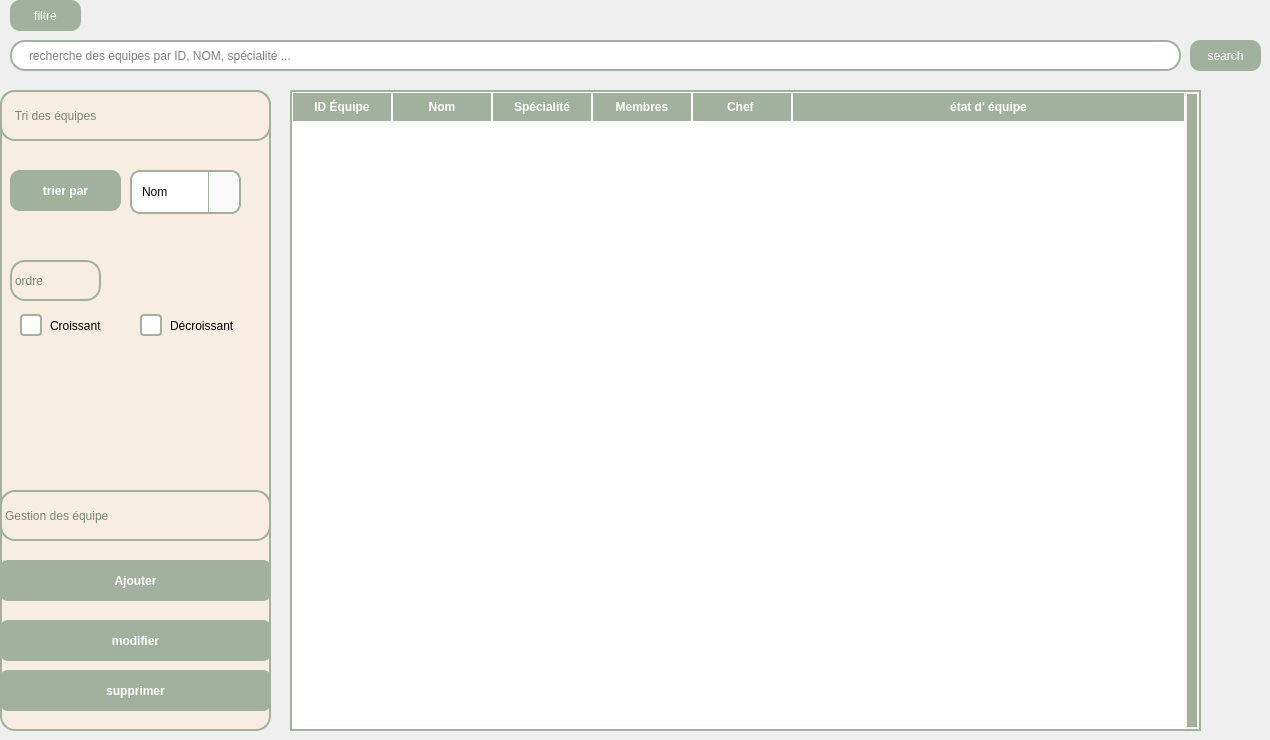
    <widget class="QWidget" name="page_rech">
     <widget class="QLineEdit" name="lineEdit">
      <property name="geometry">
       <rect>
        <x>10</x>
        <y>40</y>
        <width>1171</width>
        <height>31</height>
       </rect>
      </property>
      <property name="styleSheet">
       <string notr="true">QLineEdit {
    background-color: white;
    border: 2px solid rgb(161, 177, 158);
    border-radius: 15px;
    color: black; /* This is the text you type */
    padding: 5px 15px;
    font: 700 10pt &quot;Segoe UI&quot;;
    min-width: 550px; /* Essential to show your long placeholder text */
}

QLineEdit:focus {
    border: 2px solid black;
}

/* This styles the 'recherche des equipes...' text before you type */
QLineEdit::placeholder {
    color: #666666; /* Dark grey placeholder */
    font-style: italic;
    font-weight: 400;
}</string>
      </property>
      <property name="text">
       <string/>
      </property>
      <property name="placeholderText">
       <string>recherche des equipes par ID, NOM, spécialité ...</string>
      </property>
     </widget>
     <widget class="QPushButton" name="pushButton_19">
      <property name="geometry">
       <rect>
        <x>10</x>
        <y>0</y>
        <width>71</width>
        <height>31</height>
       </rect>
      </property>
      <property name="styleSheet">
       <string notr="true">QPushButton {
    background-color: #A1B19E; /* Your green */
    color: white;
    border-radius: 10px;      /* This rounds the corners */
    padding: 5px 15px;        /* Adds space inside so text doesn't touch the edge */
    border: none;
}

QPushButton:hover {
    background-color: #8E9E8B; /* Darkens when you hover over it */
}</string>
      </property>
      <property name="text">
       <string>filtre</string>
      </property>
     </widget>
     <widget class="QTableWidget" name="tableWidget">
      <property name="geometry">
       <rect>
        <x>290</x>
        <y>90</y>
        <width>911</width>
        <height>641</height>
       </rect>
      </property>
      <property name="styleSheet">
       <string notr="true">QTableWidget {
    background-color: white;
    color: black;
    gridline-color: #A1B19E;
    border: 2px solid #A1B19E;
    font: 10pt &quot;Segoe UI&quot;;
}

QHeaderView::section {
    background-color: #A1B19E;
    color: white;
    font-weight: bold;
    padding: 5px;
    border: 1px solid white;
}
/* Styling the Vertical Scroll Bar */
QScrollBar:vertical {
    border: none;
    background: #F8F4F0; /* Light cream background */
    width: 14px;         /* Make it wide enough to grab easily */
    margin: 0px 0px 0px 0px;
}

/* The actual draggable handle */
QScrollBar::handle:vertical {
    background: #A1B19E; /* Your signature green */
    min-height: 30px;
    border-radius: 7px;
    margin: 2px;
}

QScrollBar::handle:vertical:hover {
    background: #8E9E8B; /* Darker green when hovering */
}

/* Hide the arrows at the top and bottom for a modern look */
QScrollBar::add-line:vertical, QScrollBar::sub-line:vertical {
    height: 0px;
}</string>
      </property>
      <property name="verticalScrollBarPolicy">
       <enum>Qt::ScrollBarPolicy::ScrollBarAlwaysOn</enum>
      </property>
      <property name="horizontalScrollBarPolicy">
       <enum>Qt::ScrollBarPolicy::ScrollBarAlwaysOff</enum>
      </property>
      <property name="autoScroll">
       <bool>false</bool>
      </property>
      <attribute name="horizontalHeaderStretchLastSection">
       <bool>true</bool>
      </attribute>
      <column>
       <property name="text">
        <string>ID Équipe</string>
       </property>
      </column>
      <column>
       <property name="text">
        <string>Nom</string>
       </property>
      </column>
      <column>
       <property name="text">
        <string>Spécialité</string>
       </property>
      </column>
      <column>
       <property name="text">
        <string>Membres</string>
       </property>
      </column>
      <column>
       <property name="text">
        <string>Chef </string>
       </property>
      </column>
      <column>
       <property name="text">
        <string>état d' équipe</string>
       </property>
       <property name="font">
        <font>
         <bold>true</bold>
        </font>
       </property>
      </column>
     </widget>
     <widget class="QFrame" name="frame_4">
      <property name="geometry">
       <rect>
        <x>0</x>
        <y>90</y>
        <width>271</width>
        <height>641</height>
       </rect>
      </property>
      <property name="styleSheet">
       <string notr="true">QFrame {
     /* Very light cream to contrast the table */
	background-color: rgb(248, 237, 227);
    border: 2px solid #A1B19E;
    border-radius: 15px;
}

/* Style for all buttons inside this frame */
QPushButton {
    background-color: #A1B19E;
    color: white;
    border-radius: 8px;
    padding: 10px;
    font-weight: bold;
    font-family: &quot;Segoe UI&quot;;
    border: none;
}

QPushButton:hover {
    background-color: #8E9E8B; /* Darker green on hover */
}

QPushButton#btnDelete {
    background-color: #c97d7d; /* Soft red for delete to warn the user */
}</string>
      </property>
      <property name="frameShape">
       <enum>QFrame::Shape::StyledPanel</enum>
      </property>
      <property name="frameShadow">
       <enum>QFrame::Shadow::Raised</enum>
      </property>
      <widget class="QPushButton" name="supprimer">
       <property name="geometry">
        <rect>
         <x>0</x>
         <y>580</y>
         <width>271</width>
         <height>41</height>
        </rect>
       </property>
       <property name="text">
        <string>supprimer</string>
       </property>
      </widget>
      <widget class="QPushButton" name="pushButton_21">
       <property name="geometry">
        <rect>
         <x>0</x>
         <y>530</y>
         <width>271</width>
         <height>41</height>
        </rect>
       </property>
       <property name="text">
        <string>modifier</string>
       </property>
      </widget>
      <widget class="QPushButton" name="ajout">
       <property name="geometry">
        <rect>
         <x>0</x>
         <y>470</y>
         <width>271</width>
         <height>41</height>
        </rect>
       </property>
       <property name="text">
        <string>Ajouter</string>
       </property>
      </widget>
      <widget class="QLabel" name="label_6">
       <property name="geometry">
        <rect>
         <x>0</x>
         <y>400</y>
         <width>271</width>
         <height>51</height>
        </rect>
       </property>
       <property name="styleSheet">
        <string notr="true">color: rgb(121, 135, 119);
font: 700 italic 16pt &quot;Segoe UI&quot;;</string>
       </property>
       <property name="text">
        <string>Gestion des équipe</string>
       </property>
      </widget>
      <widget class="QLabel" name="label_7">
       <property name="geometry">
        <rect>
         <x>0</x>
         <y>0</y>
         <width>271</width>
         <height>51</height>
        </rect>
       </property>
       <property name="styleSheet">
        <string notr="true">color: rgb(121, 135, 119);
font: 700 italic 16pt &quot;Segoe UI&quot;;</string>
       </property>
       <property name="text">
        <string>   Tri des équipes</string>
       </property>
      </widget>
      <widget class="QPushButton" name="pushButton_23">
       <property name="geometry">
        <rect>
         <x>10</x>
         <y>80</y>
         <width>111</width>
         <height>41</height>
        </rect>
       </property>
       <property name="styleSheet">
        <string notr="true">QPushButton {
    background-color: #A1B19E; /* Your green */
    color: white;
    border-radius: 10px;      /* This rounds the corners */
    padding: 5px 15px;        /* Adds space inside so text doesn't touch the edge */
    border: none;
}

QPushButton:hover {
    background-color: #8E9E8B; /* Darkens when you hover over it */
}</string>
       </property>
       <property name="text">
        <string>trier par</string>
       </property>
      </widget>
      <widget class="QCheckBox" name="checkBox_3">
       <property name="geometry">
        <rect>
         <x>20</x>
         <y>210</y>
         <width>111</width>
         <height>51</height>
        </rect>
       </property>
       <property name="styleSheet">
        <string notr="true">/* The text next to the checkbox */
QCheckBox {
    color: black;
    font: 10pt &quot;Segoe UI&quot;;
    spacing: 8px; /* Space between the box and the text */
}

/* The actual square box */
QCheckBox::indicator {
    width: 18px;
    height: 18px;
    border: 2px solid #A1B19E; /* Your green */
    border-radius: 4px;        /* Soft edges */
    background-color: white;
}

/* When the user hovers over the box */
QCheckBox::indicator:hover {
    border: 2px solid #8E9E8B; /* Darker green */
    background-color: #F4F7F3;
}

/* Style for the 'Checked' state */
QCheckBox::indicator:checked {
    background-color: #A1B19E; /* Fill with green when checked */
    border: 2px solid #A1B19E;
    /* This creates a simple white 'L' shape as a checkmark */
    image: url(check_mark.png); /* If you have an icon, or use the styling below */
}

/* If you don't have an icon file, you can use a background color 
   or a different border style to show it is selected */
QCheckBox::indicator:checked {
    background-color: #A1B19E;
    image: none; 
}</string>
       </property>
       <property name="text">
        <string>Croissant</string>
       </property>
      </widget>
      <widget class="QCheckBox" name="checkBox_4">
       <property name="geometry">
        <rect>
         <x>140</x>
         <y>210</y>
         <width>121</width>
         <height>51</height>
        </rect>
       </property>
       <property name="styleSheet">
        <string notr="true">/* The text next to the checkbox */
QCheckBox {
    color: black;
    font: 10pt &quot;Segoe UI&quot;;
    spacing: 8px; /* Space between the box and the text */
}

/* The actual square box */
QCheckBox::indicator {
    width: 18px;
    height: 18px;
    border: 2px solid #A1B19E; /* Your green */
    border-radius: 4px;        /* Soft edges */
    background-color: white;
}

/* When the user hovers over the box */
QCheckBox::indicator:hover {
    border: 2px solid #8E9E8B; /* Darker green */
    background-color: #F4F7F3;
}

/* Style for the 'Checked' state */
QCheckBox::indicator:checked {
    background-color: #A1B19E; /* Fill with green when checked */
    border: 2px solid #A1B19E;
    /* This creates a simple white 'L' shape as a checkmark */
    image: url(check_mark.png); /* If you have an icon, or use the styling below */
}

/* If you don't have an icon file, you can use a background color 
   or a different border style to show it is selected */
QCheckBox::indicator:checked {
    background-color: #A1B19E;
    image: none; 
}</string>
       </property>
       <property name="text">
        <string>Décroissant</string>
       </property>
      </widget>
      <widget class="QLabel" name="label_8">
       <property name="geometry">
        <rect>
         <x>10</x>
         <y>170</y>
         <width>91</width>
         <height>41</height>
        </rect>
       </property>
       <property name="styleSheet">
        <string notr="true">color: rgb(121, 135, 119);
font: 700 italic 16pt &quot;Segoe UI&quot;;</string>
       </property>
       <property name="text">
        <string>ordre</string>
       </property>
      </widget>
      <widget class="QComboBox" name="comboBox_2">
       <property name="geometry">
        <rect>
         <x>130</x>
         <y>80</y>
         <width>111</width>
         <height>44</height>
        </rect>
       </property>
       <property name="styleSheet">
        <string notr="true">/* The main box before clicking */
QComboBox {
    background-color: #ffffff;
    border: 2px solid #A1B19E;
    border-radius: 10px;
    padding: 5px 10px;
    color: #000000;
    font: 10pt &quot;Segoe UI&quot;;
    min-height: 30px;
}

/* Style for the little arrow area on the right */
QComboBox::drop-down {
    subcontrol-origin: padding;
    subcontrol-position: top right;
    width: 30px;
    border-left: 1px solid #A1B19E;
    border-top-right-radius: 10px;
    border-bottom-right-radius: 10px;
    background-color: #f9f9f9;
}

/* The actual arrow icon */
QComboBox::down-arrow {
    image: none;
    border-left: 5px solid transparent;
    border-right: 5px solid transparent;
    border-top: 7px solid #A1B19E; /* Green downward triangle */
}

/* Styling the popup list that appears */
QComboBox QAbstractItemView {
    border: 2px solid #A1B19E;
    background-color: #ffffff;
    selection-background-color: #A1B19E; /* Green highlight when hovering */
    selection-color: #ffffff;
    outline: none;
}</string>
       </property>
       <item>
        <property name="text">
         <string>Nom</string>
        </property>
       </item>
       <item>
        <property name="text">
         <string>Nom chef</string>
        </property>
       </item>
       <item>
        <property name="text">
         <string>ID</string>
        </property>
       </item>
       <item>
        <property name="text">
         <string>Specialité</string>
        </property>
       </item>
      </widget>
     </widget>
     <widget class="QPushButton" name="pushButton_14">
      <property name="geometry">
       <rect>
        <x>1190</x>
        <y>40</y>
        <width>71</width>
        <height>31</height>
       </rect>
      </property>
      <property name="styleSheet">
       <string notr="true">QPushButton {
    background-color: #A1B19E; /* Your green */
    color: white;
    border-radius: 10px;      /* This rounds the corners */
    padding: 5px 15px;        /* Adds space inside so text doesn't touch the edge */
    border: none;
}

QPushButton:hover {
    background-color: #8E9E8B; /* Darkens when you hover over it */
}</string>
      </property>
      <property name="text">
       <string>search</string>
      </property>
     </widget>
    </widget>
